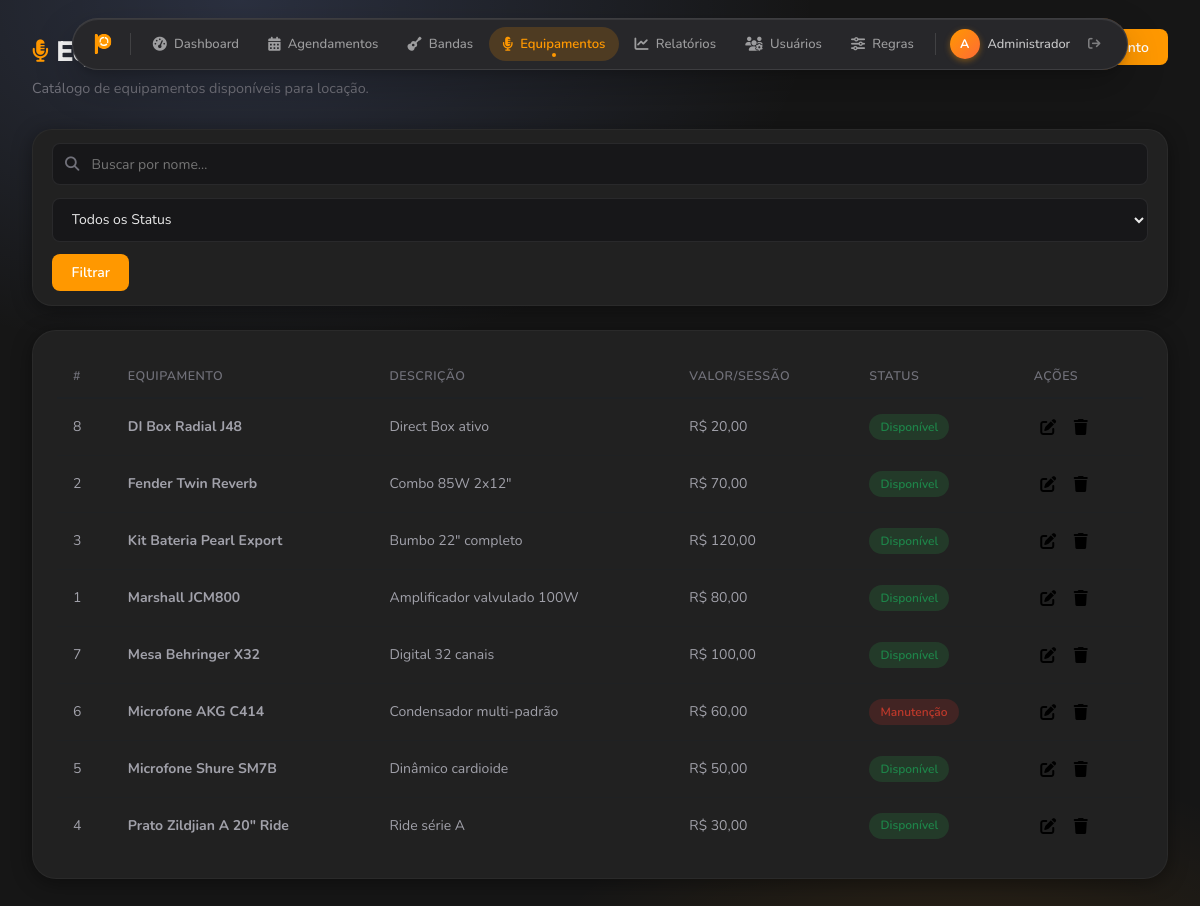
The page /equipamentos.php (signed in) on the database its author committed.
### tables this page shows
CREATE TABLE IF NOT EXISTS equipamentos (
  id            INT UNSIGNED   NOT NULL AUTO_INCREMENT,
  nome          VARCHAR(150)   NOT NULL,
  descricao     TEXT,
  valor_locacao DECIMAL(10,2)  NOT NULL DEFAULT 0.00,
  status        ENUM('disponivel','manutencao') NOT NULL DEFAULT 'disponivel',
  PRIMARY KEY (id)
);

### equipamentos.php (called while the page is built)
<?php
require_once 'controllers/equipamentos_ctrl.php';
require_once 'templates/equipamentos.php';

### config/sessao.php (called while the page is built, shortened)
<?php
function isAdmin(): bool
{
    return !empty($_SESSION['usuario_admin']);
}
function hasPermission(string $perm): bool
{
    if (isAdmin()) return true;
    $perms = $_SESSION['usuario_perms'] ?? [];
    return in_array($perm, $perms);
}

### controllers/equipamentos_ctrl.php (called while the page is built, shortened)
<?php
require_once 'config/sessao.php';
$pdo          = getConexao();
$busca        = trim($_GET['busca']  ?? '');
$params = [];
$sql = 'SELECT * FROM equipamentos';
$sql .= ' ORDER BY nome';
$stmt = $pdo->prepare($sql);
$stmt->execute($params);
$equipamentos = $stmt->fetchAll();

### templates/equipamentos.php (the view, shortened to what this page needs)
<?php include 'includes/head.php'; ?>
<body>
<?php include 'includes/nav.php'; ?>
<main class="main-content">
  <header class="page-header">
    <div>
      <h1><i class="fa-solid fa-microphone-lines"></i> Equipamentos</h1>
      <p class="page-subtitle">Catálogo de equipamentos disponíveis para locação.</p>
    </div>
    <?php if (hasPermission('edit')): ?>
    <button class="btn btn-primary" id="btnNovoEquip">
    </button>
    <?php endif; ?>
  </header>
  <form method="GET" class="search-bar glass">
    <div class="input-icon" style="flex:1">
      <input type="text" name="busca" placeholder="Buscar por nome…"
             value="<?= htmlspecialchars($busca) ?>">
    </div>
    <select name="status" class="select-filter">
      <option value="">Todos os Status</option>
    </select>
    <button type="submit" class="btn btn-primary">Filtrar</button>
  </form>
  <section class="section-card glass">
    <div class="table-responsive">
      <table class="data-table">
        <thead>
          <tr>
            <th>#</th><th>Equipamento</th><th>Descrição</th>
            <th>Valor/Sessão</th><th>Status</th><th>Ações</th>
          </tr>
        </thead>
        <tbody>
          <?php if (empty($equipamentos)): ?>
            <tr>
              <td colspan="6" class="empty-state">
                <i class="fa-solid fa-box-open"></i> Nenhum equipamento encontrado.
              </td>
            </tr>
          <?php else: ?>
            <?php foreach ($equipamentos as $eq): ?>
            <tr>
              <td><?= $eq['id'] ?></td>
              <td><strong><?= htmlspecialchars($eq['nome']) ?></strong></td>
              <td><?= htmlspecialchars($eq['descricao'] ?? '—') ?></td>
              <td>R$ <?= number_format($eq['valor_locacao'], 2, ',', '.') ?></td>
              <td>
                <span class="badge badge-<?= $eq['status'] === 'disponivel' ? 'confirmado' : 'cancelado' ?>">
                  <?= $eq['status'] === 'disponivel' ? 'Disponível' : 'Manutenção' ?>
                </span>
              </td>
              <td class="action-btns">
                <?php if (hasPermission('edit')): ?>
                <button class="btn btn-icon btn-edit" title="Editar"
                  data-id="<?= $eq['id'] ?>"
                  data-nome="<?= htmlspecialchars($eq['nome'],       ENT_QUOTES) ?>"
                  data-desc="<?= htmlspecialchars($eq['descricao'] ?? '', ENT_QUOTES) ?>"
                  data-valor="<?= $eq['valor_locacao'] ?>"
                  data-status="<?= $eq['status'] ?>">
                  <i class="fa-solid fa-pen-to-square"></i>
                </button>
                <?php endif; ?>
                <?php if (hasPermission('delete')): ?>
                <button class="btn btn-icon btn-delete" title="Excluir"
                  data-id="<?= $eq['id'] ?>"
                  data-nome="<?= htmlspecialchars($eq['nome'], ENT_QUOTES) ?>">
                  <i class="fa-solid fa-trash"></i>
                </button>
                <?php endif; ?>
              </td>
            </tr>
            <?php endforeach; ?>
          <?php endif; ?>
        </tbody>
      </table>
    </div>
  </section>
</main>
</body>
</html>

### assets/css/app.css (style rules this page uses)
.main-content { margin-left: 0; padding: 1.8rem 2rem 6rem; }
.section-card { border-radius: 24px; background: var(--glass-bg); border: 1px solid transparent; box-shadow: 0 4px 0 rgba(0,42,84,0.08), 0 12px 32px rgba(0,42,84,0.07), inset 0 1px 0 rgba(255,255,255,0.9); backdrop-filter: none; }
[data-theme="escuro"] .kpi-card, [data-theme="escuro"] .section-card { box-shadow: var(--glass-shadow); border-color: var(--glass-border); }

### rows shown on the page
equipamentos: id "8", nome "DI Box Radial J48", descricao "Direct Box ativo", valor_locacao "20,00", status "Disponível"
equipamentos: id "2", nome "Fender Twin Reverb", descricao "Combo 85W 2x12\"", valor_locacao "70,00", status "Disponível"
equipamentos: id "3", nome "Kit Bateria Pearl Export", descricao "Bumbo 22\" completo", valor_locacao "120,00", status "Disponível"
equipamentos: id "1", nome "Marshall JCM800", descricao "Amplificador valvulado 100W", valor_locacao "80,00", status "Disponível"
equipamentos: id "7", nome "Mesa Behringer X32", descricao "Digital 32 canais", valor_locacao "100,00", status "Disponível"
equipamentos: id "6", nome "Microfone AKG C414", descricao "Condensador multi-padrão", valor_locacao "60,00", status "Manutenção"
equipamentos: id "5", nome "Microfone Shure SM7B", descricao "Dinâmico cardioide", valor_locacao "50,00", status "Disponível"
equipamentos: id "4", nome "Prato Zildjian A 20\" Ride", descricao "Ride série A", valor_locacao "30,00", status "Disponível"

### other values the page prints
$item['label'] "Dashboard"
$item['label'] "Agendamentos"
$item['label'] "Bandas"
$item['label'] "Equipamentos"
$item['label'] "Relatórios"
$item['label'] "Usuários"
$item['label'] "Regras"
mb_strtoupper(mb_substr($usuario['nome'], 0, 1)) "A"
explode(' ', $usuario['nome'])[0] "Administrador"
